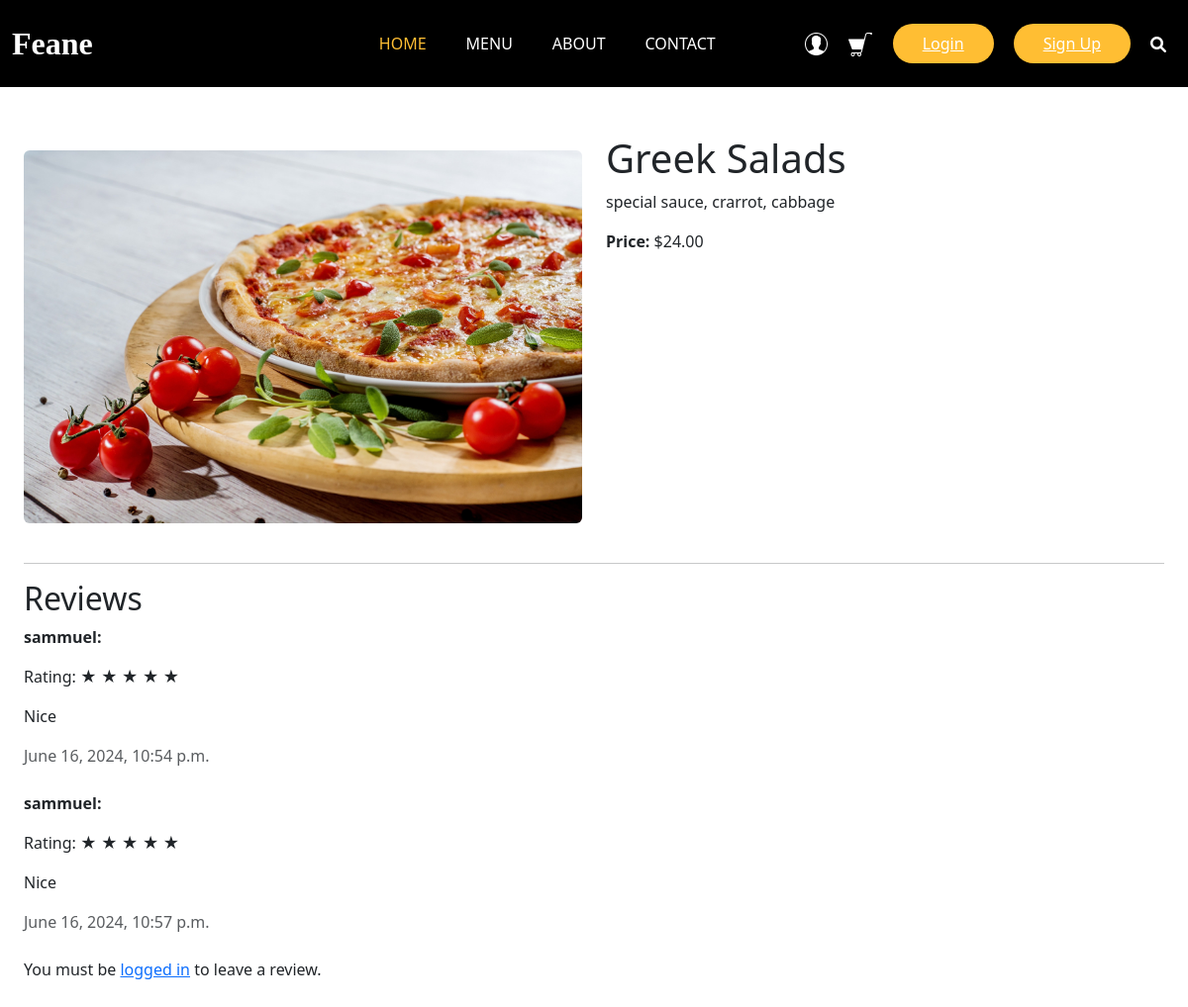
The page /item/6/ on the database its author committed.
### restaurant_menu/models.py (models this page shows, shortened)
class Item(models.Model):
    meal = models.CharField(max_length=1000, unique=True)
    description = models.CharField(max_length=2000)
    price = models.DecimalField(max_digits=10, decimal_places=2)
    meal_type = models.CharField(max_length=200, choices=MEAL_TYPE)
    author = models.ForeignKey(User, on_delete=models.PROTECT)
    status = models.IntegerField(choices=STATUS, default=0)
    date_created = models.DateTimeField(auto_now_add=True)
    date_updated = models.DateTimeField(auto_now=True)
    image = models.ImageField(upload_to='menu_images/', null=True, blank=True)  # Add this line

class Review(models.Model):
    item = models.ForeignKey(Item, on_delete=models.CASCADE, related_name='reviews')
    user = models.ForeignKey(User, on_delete=models.CASCADE)
    rating = models.IntegerField()
    comment = models.TextField(blank=True, null=True)
    date_created = models.DateTimeField(auto_now_add=True)

### restaurant_menu/views.py (the view)
# urls.py: path('item/<int:pk>/', views.menu_item_detail, name='menu_item_detail'),
def menu_item_detail(request, pk):
    item = get_object_or_404(Item, pk=pk)
    reviews = item.reviews.all()
    if request.method == 'POST':
        review_form = ReviewForm(request.POST)
        if review_form.is_valid():
            review = review_form.save(commit=False)
            review.item = item
            review.user = request.user
            review.save()
            return redirect('menu_item_detail', pk=item.pk)
    else:
        review_form = ReviewForm()
    return render(request, 'base/menu_item_detail.html', {
        'object': item,
        'reviews': reviews,
        'review_form': review_form
    })

### restaurant_menu/templatetags/custom_filters.py (called while the page is built)
@register.filter(name='to_list')
def to_list(start, end):
    return list(range(start, end + 1))

### restaurant_menu/templates/base/menu_item_detail.html (shortened to what this page needs)
{% extends 'new_main.html' %}
{% load custom_filters %}
{% block content %}
<div class="container my-5">
    <div class="row">
        <div class="col-lg-6 col-md-12 mb-4">
            <img src="{{ object.image.url }}" alt="{{ object.meal }}" class="img-fluid rounded">
        </div>
        <div class="col-lg-6 col-md-12">
            <h1>{{ object.meal }}</h1>
            <p>{{ object.description }}</p>
            <p><strong>Price:</strong> ${{ object.price }}</p>
        </div>
    </div>
    <hr>
    <h2>Reviews</h2>
    <div class="reviews">
        {% for review in reviews %}
        <div class="review mb-4">
            <p><strong>{{ review.user.username }}:</strong></p>
            <p>
                Rating:
                {% for i in 1|to_list:5 %}
                    {% if i <= review.rating %}
                        <span class="checked">★</span>
                    {% else %}
                        <span>★</span>
                    {% endif %}
                {% endfor %}
            </p>
            <p>{{ review.comment }}</p>
            <p class="text-muted">{{ review.date_created }}</p>
        </div>
        {% empty %}
        <p>No reviews yet.</p>
        {% endfor %}
    </div>
    {% if user.is_authenticated %}
    <h3>Leave a Review</h3>
    <form method="POST" action="{% url 'submit_review' item_id=object.id %}" class="custom-form needs-validation" novalidate>
        {% csrf_token %}
        <div class="form-group">
            <label for="rating">Rating</label>
            <div class="star-rating">
                <input id="star5" name="rating" type="radio" value="5" />
                <label for="star5" title="5 stars">★★★★★</label>
                <input id="star4" name="rating" type="radio" value="4" />
                <label for="star4" title="4 stars">★★★★</label>
                <input id="star3" name="rating" type="radio" value="3" />
                <label for="star3" title="3 stars">★★★</label>
                <input id="star2" name="rating" type="radio" value="2" />
                <label for="star2" title="2 stars">★★</label>
                <input id="star1" name="rating" type="radio" value="1" />
                <label for="star1" title="1 star">★</label>
            </div>
        </div>
        <div class="form-group">
            <label for="comment">Comment</label>
            <textarea id="comment" name="comment" rows="4" required></textarea>
        </div>
        <button type="submit" class="btn btn-primary">Submit Review</button>
    </form>
    {% else %}
    <p>You must be <a href="{% url 'login' %}">logged in</a> to leave a review.</p>
    {% endif %}
</div>
{% endblock %}

### restaurant_menu/static/styles/style.css (style rules this page uses)
::placeholder { color: #bbb; opacity: 1; }
.container { max-width: 1200px; margin: auto; }

### rows shown on the page
Item: image (picture), meal "Greek Salads", description "special sauce, crarrot, cabbage", price "24.00"
Review: user.username "sammuel", rating 5 (drawn), comment "Nice", date_created "June 16, 2024, 10:54 p.m."
Review: user.username "sammuel", rating 5 (drawn), comment "Nice", date_created "June 16, 2024, 10:57 p.m."
